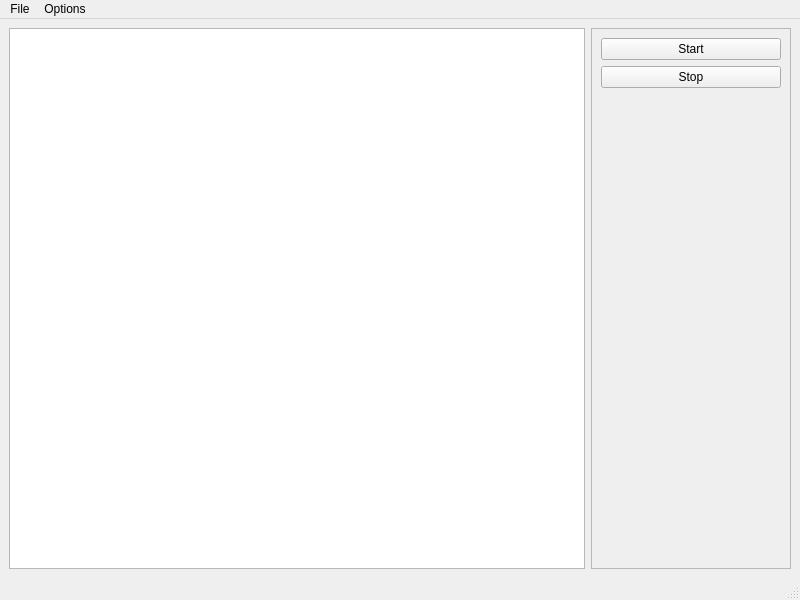
<?xml version="1.0" encoding="UTF-8"?>
<ui version="4.0">
 <class>MainWindow</class>
 <widget class="QMainWindow" name="MainWindow">
  <property name="geometry">
   <rect>
    <x>0</x>
    <y>0</y>
    <width>800</width>
    <height>600</height>
   </rect>
  </property>
  <property name="minimumSize">
   <size>
    <width>800</width>
    <height>600</height>
   </size>
  </property>
  <property name="windowTitle">
   <string>MainWindow</string>
  </property>
  <widget class="QWidget" name="centralwidget">
   <layout class="QGridLayout" name="gridLayout">
    <item row="0" column="0">
     <widget class="QChartView" name="dataPlot">
      <property name="enabled">
       <bool>true</bool>
      </property>
      <property name="sizePolicy">
       <sizepolicy hsizetype="Expanding" vsizetype="Expanding">
        <horstretch>0</horstretch>
        <verstretch>0</verstretch>
       </sizepolicy>
      </property>
      <property name="renderHints">
       <set>QPainter::Antialiasing|QPainter::TextAntialiasing</set>
      </property>
     </widget>
    </item>
    <item row="0" column="1">
     <widget class="QFrame" name="frame">
      <property name="sizePolicy">
       <sizepolicy hsizetype="Fixed" vsizetype="Preferred">
        <horstretch>0</horstretch>
        <verstretch>0</verstretch>
       </sizepolicy>
      </property>
      <property name="minimumSize">
       <size>
        <width>200</width>
        <height>0</height>
       </size>
      </property>
      <property name="frameShape">
       <enum>QFrame::StyledPanel</enum>
      </property>
      <property name="frameShadow">
       <enum>QFrame::Raised</enum>
      </property>
      <layout class="QGridLayout" name="gridLayout_2">
       <item row="2" column="0">
        <spacer name="verticalSpacer">
         <property name="orientation">
          <enum>Qt::Vertical</enum>
         </property>
         <property name="sizeHint" stdset="0">
          <size>
           <width>20</width>
           <height>40</height>
          </size>
         </property>
        </spacer>
       </item>
       <item row="1" column="0">
        <widget class="QPushButton" name="pushButton_4">
         <property name="text">
          <string>Stop</string>
         </property>
        </widget>
       </item>
       <item row="0" column="0">
        <widget class="QPushButton" name="pushButton">
         <property name="text">
          <string>Start</string>
         </property>
        </widget>
       </item>
      </layout>
     </widget>
    </item>
   </layout>
  </widget>
  <widget class="QMenuBar" name="menubar">
   <property name="geometry">
    <rect>
     <x>0</x>
     <y>0</y>
     <width>800</width>
     <height>22</height>
    </rect>
   </property>
   <widget class="QMenu" name="menuFile">
    <property name="title">
     <string>File</string>
    </property>
   </widget>
   <widget class="QMenu" name="menuOptions">
    <property name="title">
     <string>Options</string>
    </property>
    <addaction name="actionConfig_UART"/>
   </widget>
   <addaction name="menuFile"/>
   <addaction name="menuOptions"/>
  </widget>
  <widget class="QStatusBar" name="statusbar"/>
  <action name="actionConfig_UART">
   <property name="text">
    <string>Config UART</string>
   </property>
  </action>
 </widget>
 <customwidgets>
  <customwidget>
   <class>QChartView</class>
   <extends>QGraphicsView</extends>
   <header>QtCharts</header>
  </customwidget>
 </customwidgets>
 <resources/>
 <connections/>
</ui>
